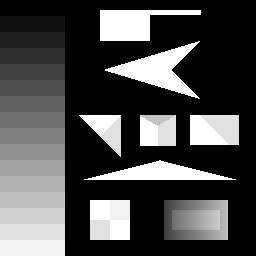
#> input picture PA1/susan_input1.png, 256 x 256 px
$ jupyter execute susan1.ipynb
#> lines starting #> are read from the running program, lines starting #| are printed output that depends on the picture
[cell 1]
#!/usr/bin/env python3
# -*- coding: utf-8 -*-

[cell 2]
#############################################################
##                                                         ##
##           PROBLEM 4: SUSAN CORNER DETECTION             ##
##                                                         ##
#############################################################

## SUSAN

1)Image is convolved with circular mask of size 7*7 <br/>
2) with in each region The number of pixels of USAN  is computed as by formula sigma(e^(-(Ir-I(ro))/t)^6<br/>
R(r0) = g - n(r0) for n(r0) <=g<br/>
        0         for n(r0) >g<br/>
g is half of n max value of a mask M<br/>
4) Non maxima supression step is applied in the last and corners are plotted on the image<br/>

[cell 3]
from PIL import Image
#from pylab import *
import matplotlib.pyplot as plt
import numpy as np
from  scipy.ndimage import filters
from scipy import misc
from scipy import  signal
import math
from numpy.linalg import inv
import copy as cp
from numpy.linalg import inv
from scipy import interpolate
from scipy import ndimage

import cv2

[cell 4]
image_name1 = 'susan_input1.png'
image_name2 = 'susan_input1.png'
i1 = Image.open(image_name1).convert('L')
#> i1 is the input picture: PIL image 256x256 L; min 0, max 255, mean 75.2
i2 = Image.open(image_name2).convert('L')
plt.figure(1)
plt.imshow(i1)

[cell 5]
I2 = np.array(i2)
I1 = np.zeros(I2.shape)
circular_filter = np.ones((7,7))

[cell 6]
#set boudnaries to zero
circular_filter[0][0] = 0
circular_filter[0][1] = 0
circular_filter[1][0] = 0

circular_filter[0][5] = 0
circular_filter[0][6] = 0
circular_filter[1][6] = 0


circular_filter[5][0] = 0
circular_filter[6][0] = 0
circular_filter[6][1] = 0

circular_filter[6][6] = 0
circular_filter[6][6] = 0
circular_filter[5][6] = 0

[cell 7]
#concolve the image with circular filter to get the n(r) values of each pixel

R = np.zeros(I1.shape)
maskr = 3
maxN = 0
len1 = 2*maskr+1
threshold = 25

plt.gray()
#plt.figure(0)
plt.imshow(Image.fromarray(I2))

[cell 8]
I1[:] = I2[:]

xmin = maskr
xmax = I1.shape[0]- maskr
#> xmax = 253
ymin = maskr
ymax = I1.shape[1]- maskr
#> ymax = 253


mask = np.zeros((7,7))

[cell 9]
#apply circular mask on the image
for i in range(xmin,xmax):
    for j in range(ymin,ymax):
        mask[:] = I1[i-maskr:i+maskr+1,j-maskr:j+maskr+1]
        #run the critrion on the mask part of the image
        #find the comparison ouput in a circle mask
        len=2*maskr+1
        cen=maskr
        cenBri=mask[cen][cen]
        for c in range(0,len):
            for d in range(0,len):
                if ((c-cen)*(c-cen)+(d-cen)*(d-cen)<=maskr*maskr):
                    mask[c][d]=math.exp(-math.pow(((mask[c][d]-cenBri)/27),6))
                else:
                    #print(mask.shape)
                    #print c,d
                    mask[c][d]=0
        mask[maskr][maskr] = 0
        n = np.sum(mask)
        R[i][j] = n
        if maxN < n:
            maxN = n
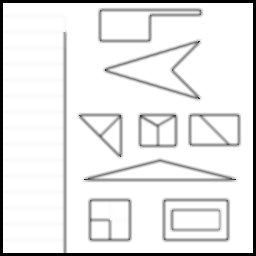
#> R: shape (256, 256) float64; min 0, max 28, mean 25.5; drawn with min black and max white
#> after the loop, maxN = 28

print(maxN)
#| 28.0

[cell 10]
#threshold the R matrix based on the formula R[i][j] = g - R[i][j] if R[i][j]<=g  and R[i][j] = g - R[i][j] if R[i][j]>g
g = maxN/2
#> g = 14
for i in range(xmin,xmax):
    for j in range(ymin,ymax):
        if(R[i][j] >=g):
            R[i][j] = 0
        else:
            R[i][j] = g - R[i][j]
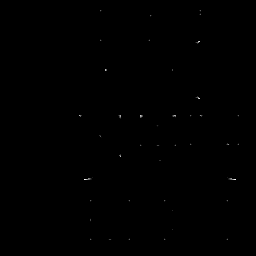
#> R: shape (256, 256) float64; min 0, max 11, mean 0.00845; drawn with min black and max white


print(np.sum(np.nonzero(R)))
#| 50845

[cell 11]
R1 = ndimage.maximum_filter(R,5)
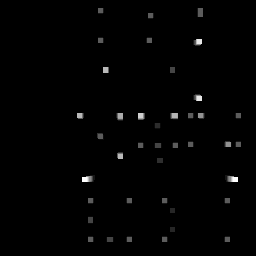
#> R1: shape (256, 256) float64; min 0, max 11, mean 0.102; drawn with min black and max white

[cell 12]
#apply non max supression on the resultant R
window = 5
xmin = int(math.floor(window/2))
xmax = int(I1.shape[0] - math.floor(window/2))
#> xmax = 254
ymin = int(math.floor(window/2))
ymax = int(I1.shape[1] - math.floor(window/2))
#> ymax = 254
rad = int(math.floor(window/2))

listx = []
listy = []
mask1 = np.zeros((window,window))

[cell 13]
for i in range(xmin,xmax):
    for j in range(ymin,ymax):

        if R[i][j] == 0:
            continue
        mask1[:] = R[i-rad:i+rad+1,j-rad:j+rad+1]
        val = np.max(mask1)
        index= np.argmax(mask1)
        if index==12:
            listx.append(i)
            listy.append(j)
#> after the loop, listx = 41 values from 10 to 239; listy = 41 values, max 238 at index 16, min 79 at index 10, mean 157.6; mask1 = [[0, 0, 0, 0, 0], [0, 0, 1, 0, 0], [0, 1, 4, 0, 0], [0, 0, 0, 0, 0], [0, 0, 0, 0, 0]]

[cell 14]
#plot the  corners on the image

plt.figure(2)
plt.gray()
plt.imshow(i1)
plt.plot([p for p in listy],[p for p in listx],'o')
plt.show()
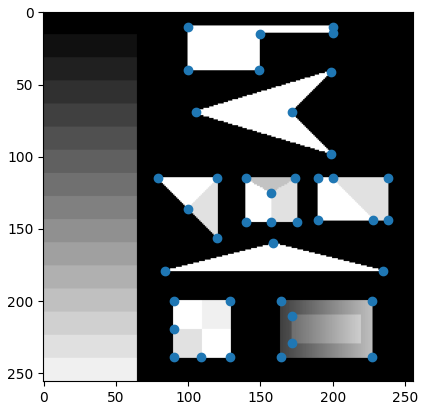
#> figure drawn by matplotlib, 1 panel
